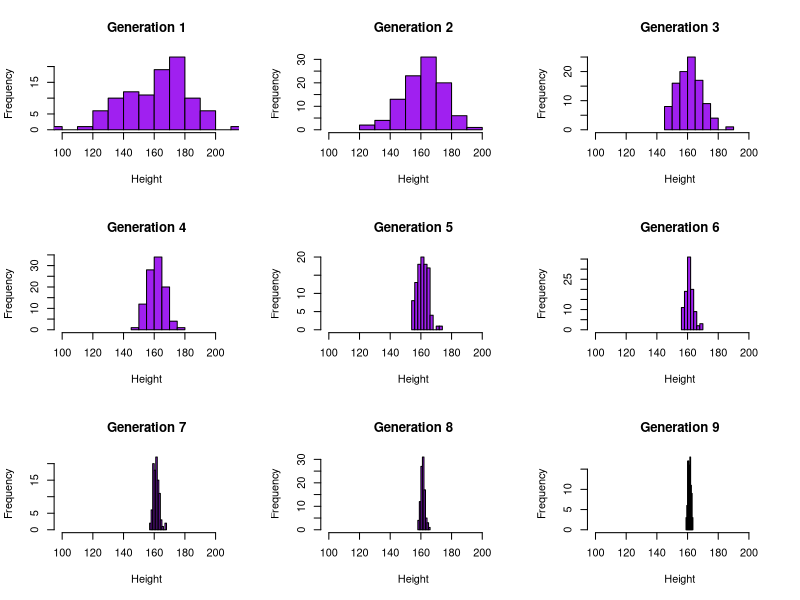

This chart was generated by the following R code: (Note: this script raises an error after producing the figure.)
## ---- chunk 1
pop <- data.frame(m = rnorm(100, 160, 20), f = rnorm(100, 160, 20))
## ---- chunk 2
next_gen <- function(pop) {
    pop$m <- sample(pop$m)
    pop$m <- rowMeans(pop)
    pop$f <- pop$m
    pop
}
## ---- chunk 3
gen.data <- pop
gen.data$gen <- 1
for (i in 2:9) {
  pop <- next_gen(pop[,1:2])
  pop$gen <- i
  gen.data <- rbind(gen.data,pop)
}

gen.max <- max(gen.data$m)
gen.min <- min(gen.data$m)

par(mfrow=c(3,3))
for (j in 1:9) {
  sub.gen <- gen.data[gen.data$gen == j, 'm']
  hist(sub.gen, main=paste("Generation", j), col="purple", xlab="Height", xlim=c(gen.min, gen.max))
}
## ---- chunk 4
ggplot(gen.data, aes(x=m, y=f)) + geom_point(alpha=0.25) + facet_wrap(~ gen)
## ---- chunk 5
set.seed(100)
bootstrapPI <- function(sample.size=250, n.boot=1000, alpha=0.05) {
  treatment <- sample(c(0,1), sample.size, replace = TRUE)
  outcome <- rnorm(sample.size, mean=60, sd=20)
  data <- data.frame(cbind(treatment, outcome))
  fix.outcome <- ifelse(treatment == 1, outcome + 5, outcome)
  
  group.0 <- fix.outcome[treatment == 0]
  group.1 <- fix.outcome[treatment == 1]
  
  means.0 <- replicate(n = n.boot, mean(sample(group.0, length(group.0), replace=TRUE)))
  CI.0 <- quantile(means.0, c(0.025, 0.975))
  means.1 <- replicate(n = n.boot, mean(sample(group.1, length(group.1), replace=TRUE)))
  CI.1 <- quantile(means.1, c(0.025, 0.975))
  
  bounds <- c(mean(means.0), CI.0, mean(means.1), CI.1)
  
  group.0.res <- data.frame(m = bounds[1], lb = bounds[2], ub = bounds[3], treatment = 0, n = sample.size)
  group.1.res <- data.frame(m = bounds[4], lb = bounds[5], ub = bounds[6], treatment = 1, n = sample.size)
  all.res <- rbind(group.0.res, group.1.res)
  return(all.res)
}

bootstrapPI()

interval <- data.frame(m = numeric(0), lb = numeric(0), ub = numeric(0), treatment = numeric(0), n = numeric(0))
for (i in 1:10) {
  interval <- rbind(interval, bootstrapPI(sample.size=250*i, n.boot=1000, alpha=0.05))
  rownames(interval) <- NULL
}

ggplot(data=interval, mapping = aes(x=interval$n, group = factor(treatment))) + geom_ribbon(aes(ymin = lb, ymax = ub, fill = factor(treatment)), alpha = 0.5) + geom_line(aes(y = m)) + labs("x" = "Number of Patients", "y" = "Mean") + scale_fill_discrete(name = "", labels=c("No Treatment","Treatment"))
## ---- chunk 6
makePatient <- function() {
  vowel <- grep("[aeiou]", letters)
  cons <- grep("[^aeiou]", letters)
  name <- paste(sample(LETTERS[cons], 1), sample(letters[vowel], 1), sample(letters[cons], 1), sep='')
  gender <- factor(sample(0:1, 1), levels=0:1, labels=c('female','male'))
  dob <- as.Date(sample(7500, 1), origin="1970-01-01")
  n <- sample(6, 1)
  doa <- as.Date(sample(1500, n), origin="2010-01-01")
  pulse <- round(rnorm(n, 80, 10))
  temp <- round(rnorm(n, 98.4, 0.3), 2)
  fluid <- round(runif(n), 2)
  list(name, gender, dob, doa, pulse, temp, fluid)
}
## ---- chunk 7
set.seed(8)
patient <- makePatient()
class(patient) <- "medicalRecord"
names(patient) <- c("name", "gender", "dob", "doa", "pulse", "temp", "fluid")

print(patient)
## ---- chunk 8
#install.packages("cowplot")
#library(cowplot)

mean.medrec <- function(data) {
  total.mean <- list(Pulse = mean(data$pulse), Temperature = mean(data$temp), Fluid_Intake = mean(data$fluid))
  return(total.mean)
}


print.medrec <- function(data) {
  cat(sprintf("Name: %s\nGender: %s\nDOB: %s", data$name, data$gender, data$dob), "\n")
  
  visit <- data.frame(doa = data$doa, pulse = data$pulse, temperature = data$temp, fluid_intake = data$fluid)
  visit <- visit[order(visit$doa), ]
  names(visit) <- c("DOA", "Pulse", "Temperature", "Fluid Intake")
  print(visit)
}


plot.medrec <- function(data) {
  visit <- data.frame(doa = data$doa, pulse = data$pulse, temperature = data$temp, fluid_intake = data$fluid)
  visit <- visit[order(visit$doa), ]
  
  p1 <- ggplot(data = visit) + geom_line(mapping = aes(x = visit$doa, y = visit$pulse)) + labs(x = "Dates of Admission", y = "Pulse")
  p2 <- ggplot(data = visit) + geom_line(mapping = aes(x = visit$doa, y = visit$temp)) + labs(x = "Dates of Admission", y = "Temperature")
  p3 <- ggplot(data = visit) + geom_line(mapping = aes(x = visit$doa, y = visit$fluid)) + labs(x = "Dates of Admission", y = "Fluid Intake")
  plot_grid(p1, p2, p3, ncol = 3, nrow = 1)
}


mean.medrec(data = patient)
print.medrec(data = patient)
plot.medrec(data = patient)
## ---- chunk 9
set.seed(8)
cohort <- lapply(1:10, function (data) {makePatient()})
class(cohort) <- "group"
for (i in seq(1:10)) {
  names(cohort[[i]]) <- c("name", "gender", "dob", "doa", "pulse", "temp", "fluid")
}

mean.cohort <- function (data) {
  for (i in 1:10) {
    pulse.cohort <- data[[i]]$pulse
    temp.cohort <- data[[i]]$temp
    fluid.cohort <- data[[i]]$fluid
  }
  
  total.mean <- list(Pulse = mean(pulse.cohort), Temperature = mean(temp.cohort), Fluid_Intake = mean(fluid.cohort))
  return(total.mean)
}
mean.cohort(data = cohort)


print.cohort <- function (data) {
  print(data)
  cat(sprintf("Number in cohort: %s\nPulse: %s\nTemperature: %s\nFluid Intake: %s", length(data), mean.cohort(data)[1], mean.cohort(data)[2], mean.cohort(data)[3]), "\n")
}
print.cohort(data = cohort)
